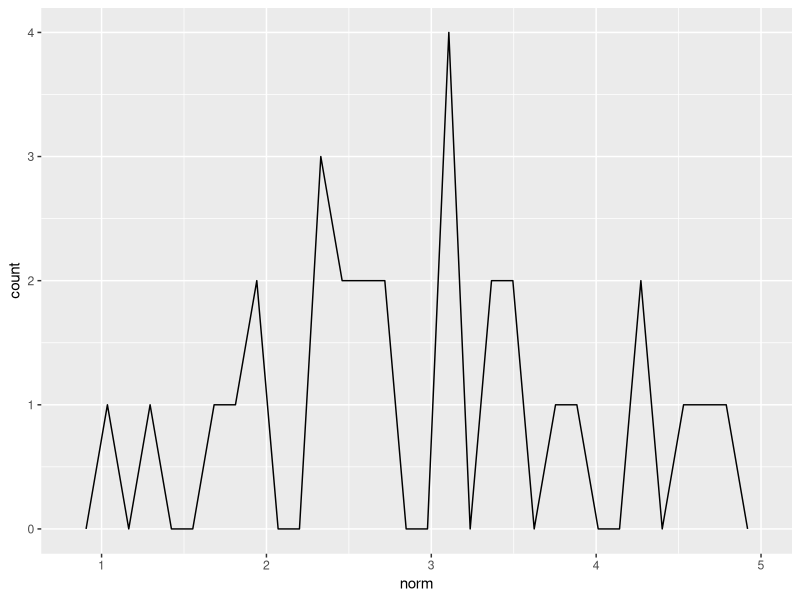
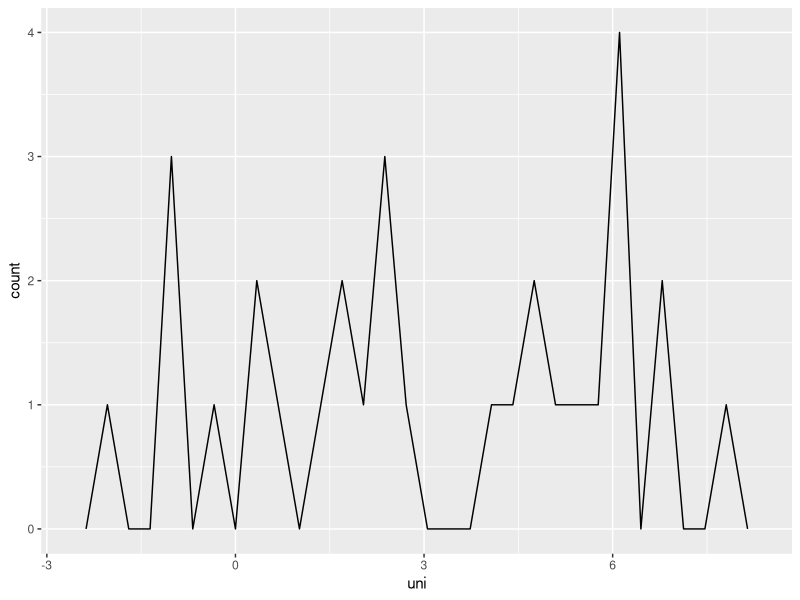
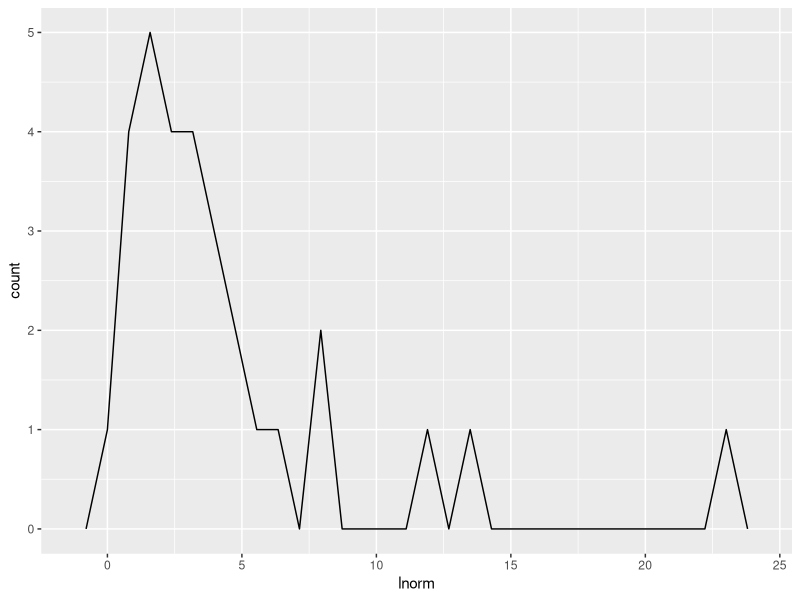
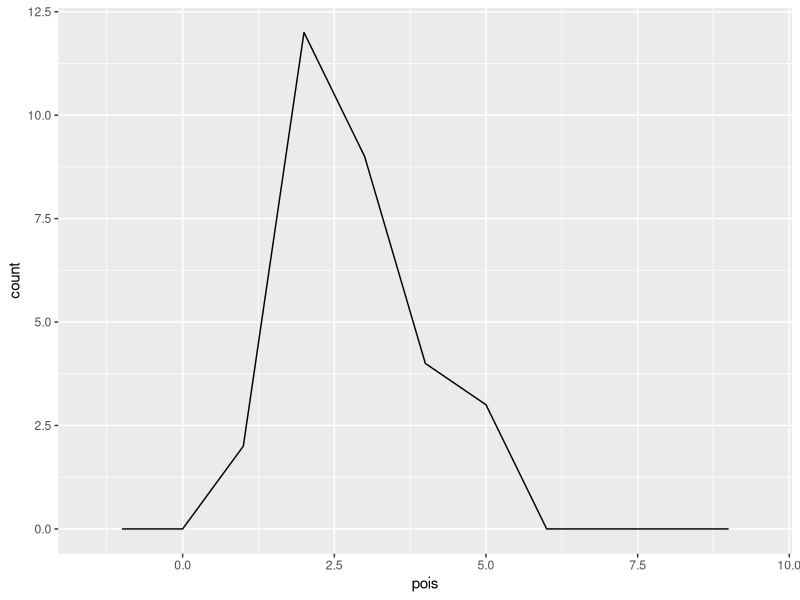

Recreate these plots in R, in order.
## ---- chunk 1

# Set rendering parameters
knitr::opts_chunk$set(message = FALSE, warning = FALSE)

library(tidyverse)



## ---- chunk 2
set.seed(123)
dat = rnorm(30, mean = 3, sd = 1)

ggplot(data.frame('norm' = dat), aes(x = norm)) + geom_freqpoly()



## ---- chunk 3
#useful for simulating random probabilities 


dat = runif(30, min = -2, max = 8)

ggplot(data.frame('uni' = dat), aes(x = uni)) + geom_freqpoly()



## ---- chunk 4
#useful for modeling things like income 
dat = rlnorm(30,log(3), 1)

ggplot(data.frame('lnorm' = dat), aes(x = lnorm)) + geom_freqpoly()


## ---- chunk 5
#useful for modeling events like receiving emails! 
dat = rpois(30, lambda = 3)

ggplot(data.frame('pois' = dat), aes(x = pois)) + 
  geom_freqpoly(breaks = seq(-.5, 8.5, 1))


